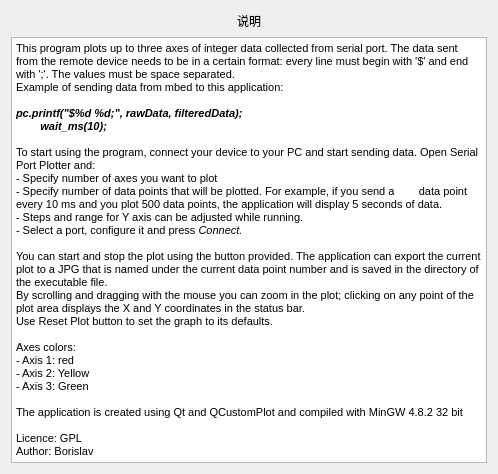
<?xml version="1.0" encoding="UTF-8"?>
<ui version="4.0">
 <class>HelpWindow</class>
 <widget class="QDialog" name="HelpWindow">
  <property name="geometry">
   <rect>
    <x>0</x>
    <y>0</y>
    <width>498</width>
    <height>474</height>
   </rect>
  </property>
  <property name="windowTitle">
   <string>Dialog</string>
  </property>
  <layout class="QGridLayout" name="gridLayout">
   <item row="0" column="0">
    <layout class="QHBoxLayout" name="horizontalLayout">
     <item>
      <spacer name="horizontalSpacer">
       <property name="orientation">
        <enum>Qt::Horizontal</enum>
       </property>
       <property name="sizeHint" stdset="0">
        <size>
         <width>40</width>
         <height>20</height>
        </size>
       </property>
      </spacer>
     </item>
     <item>
      <widget class="QLabel" name="label">
       <property name="text">
        <string>说明</string>
       </property>
      </widget>
     </item>
     <item>
      <spacer name="horizontalSpacer_2">
       <property name="orientation">
        <enum>Qt::Horizontal</enum>
       </property>
       <property name="sizeHint" stdset="0">
        <size>
         <width>40</width>
         <height>20</height>
        </size>
       </property>
      </spacer>
     </item>
    </layout>
   </item>
   <item row="1" column="0">
    <widget class="QTextEdit" name="textEdit">
     <property name="html">
      <string>&lt;!DOCTYPE HTML PUBLIC &quot;-//W3C//DTD HTML 4.0//EN&quot; &quot;http://www.w3.org/TR/REC-html40/strict.dtd&quot;&gt;
&lt;html&gt;&lt;head&gt;&lt;meta name=&quot;qrichtext&quot; content=&quot;1&quot; /&gt;&lt;style type=&quot;text/css&quot;&gt;
p, li { white-space: pre-wrap; }
&lt;/style&gt;&lt;/head&gt;&lt;body style=&quot; font-family:'SimSun'; font-size:9pt; font-weight:400; font-style:normal;&quot;&gt;
&lt;p style=&quot; margin-top:0px; margin-bottom:0px; margin-left:0px; margin-right:0px; -qt-block-indent:0; text-indent:0px;&quot;&gt;&lt;span style=&quot; font-family:'MS Shell Dlg 2'; font-size:8pt;&quot;&gt;This program plots up to three axes of integer data collected from serial port. The data sent from the remote device needs to be in a certain format: every line must begin with '$' and end with ';'. The values must be space separated.&lt;/span&gt;&lt;/p&gt;
&lt;p style=&quot; margin-top:0px; margin-bottom:0px; margin-left:0px; margin-right:0px; -qt-block-indent:0; text-indent:0px;&quot;&gt;&lt;span style=&quot; font-family:'MS Shell Dlg 2'; font-size:8pt;&quot;&gt;Example of sending data from mbed to this application:&lt;/span&gt;&lt;/p&gt;
&lt;p style=&quot;-qt-paragraph-type:empty; margin-top:0px; margin-bottom:0px; margin-left:0px; margin-right:0px; -qt-block-indent:0; text-indent:0px; font-family:'MS Shell Dlg 2'; font-size:8pt;&quot;&gt;&lt;br /&gt;&lt;/p&gt;
&lt;p style=&quot; margin-top:0px; margin-bottom:0px; margin-left:0px; margin-right:0px; -qt-block-indent:0; text-indent:0px;&quot;&gt;&lt;span style=&quot; font-family:'MS Shell Dlg 2'; font-size:8pt; font-weight:600; font-style:italic;&quot;&gt;pc.printf(&amp;quot;$%d %d;&amp;quot;, rawData, filteredData);&lt;/span&gt;&lt;/p&gt;
&lt;p style=&quot; margin-top:0px; margin-bottom:0px; margin-left:0px; margin-right:0px; -qt-block-indent:0; text-indent:0px;&quot;&gt;&lt;span style=&quot; font-family:'MS Shell Dlg 2'; font-size:8pt; font-weight:600; font-style:italic;&quot;&gt;        wait_ms(10);&lt;/span&gt;&lt;/p&gt;
&lt;p style=&quot;-qt-paragraph-type:empty; margin-top:0px; margin-bottom:0px; margin-left:0px; margin-right:0px; -qt-block-indent:0; text-indent:0px; font-family:'MS Shell Dlg 2'; font-size:8pt;&quot;&gt;&lt;br /&gt;&lt;/p&gt;
&lt;p style=&quot; margin-top:0px; margin-bottom:0px; margin-left:0px; margin-right:0px; -qt-block-indent:0; text-indent:0px;&quot;&gt;&lt;span style=&quot; font-family:'MS Shell Dlg 2'; font-size:8pt;&quot;&gt;To start using the program, connect your device to your PC and start sending data. Open Serial Port Plotter and:&lt;/span&gt;&lt;/p&gt;
&lt;p style=&quot; margin-top:0px; margin-bottom:0px; margin-left:0px; margin-right:0px; -qt-block-indent:0; text-indent:0px;&quot;&gt;&lt;span style=&quot; font-family:'MS Shell Dlg 2'; font-size:8pt;&quot;&gt;- Specify number of axes you want to plot&lt;/span&gt;&lt;/p&gt;
&lt;p style=&quot; margin-top:0px; margin-bottom:0px; margin-left:0px; margin-right:0px; -qt-block-indent:0; text-indent:0px;&quot;&gt;&lt;span style=&quot; font-family:'MS Shell Dlg 2'; font-size:8pt;&quot;&gt;- Specify number of data points that will be plotted. For example, if you send a        data point every 10 ms and you plot 500 data points, the application will display 5 seconds of data. &lt;/span&gt;&lt;/p&gt;
&lt;p style=&quot; margin-top:0px; margin-bottom:0px; margin-left:0px; margin-right:0px; -qt-block-indent:0; text-indent:0px;&quot;&gt;&lt;span style=&quot; font-family:'MS Shell Dlg 2'; font-size:8pt;&quot;&gt;- Steps and range for Y axis can be adjusted while running.&lt;/span&gt;&lt;/p&gt;
&lt;p style=&quot; margin-top:0px; margin-bottom:0px; margin-left:0px; margin-right:0px; -qt-block-indent:0; text-indent:0px;&quot;&gt;&lt;span style=&quot; font-family:'MS Shell Dlg 2'; font-size:8pt;&quot;&gt;- Select a port, configure it and press&lt;/span&gt;&lt;span style=&quot; font-family:'MS Shell Dlg 2'; font-size:8pt; font-style:italic;&quot;&gt; Connect.&lt;/span&gt;&lt;/p&gt;
&lt;p style=&quot;-qt-paragraph-type:empty; margin-top:0px; margin-bottom:0px; margin-left:0px; margin-right:0px; -qt-block-indent:0; text-indent:0px; font-family:'MS Shell Dlg 2'; font-size:8pt; font-style:italic;&quot;&gt;&lt;br /&gt;&lt;/p&gt;
&lt;p style=&quot; margin-top:0px; margin-bottom:0px; margin-left:0px; margin-right:0px; -qt-block-indent:0; text-indent:0px;&quot;&gt;&lt;span style=&quot; font-family:'MS Shell Dlg 2'; font-size:8pt;&quot;&gt;You can start and stop the plot using the button provided. The application can export the current plot to a JPG that is named under the current data point number and is saved in the directory of the executable file. &lt;/span&gt;&lt;/p&gt;
&lt;p style=&quot; margin-top:0px; margin-bottom:0px; margin-left:0px; margin-right:0px; -qt-block-indent:0; text-indent:0px;&quot;&gt;&lt;span style=&quot; font-family:'MS Shell Dlg 2'; font-size:8pt;&quot;&gt;By scrolling and dragging with the mouse you can zoom in the plot; clicking on any point of the plot area displays the X and Y coordinates in the status bar. &lt;/span&gt;&lt;/p&gt;
&lt;p style=&quot; margin-top:0px; margin-bottom:0px; margin-left:0px; margin-right:0px; -qt-block-indent:0; text-indent:0px;&quot;&gt;&lt;span style=&quot; font-family:'MS Shell Dlg 2'; font-size:8pt;&quot;&gt;Use Reset Plot button to set the graph to its defaults. &lt;/span&gt;&lt;/p&gt;
&lt;p style=&quot;-qt-paragraph-type:empty; margin-top:0px; margin-bottom:0px; margin-left:0px; margin-right:0px; -qt-block-indent:0; text-indent:0px; font-family:'MS Shell Dlg 2'; font-size:8pt;&quot;&gt;&lt;br /&gt;&lt;/p&gt;
&lt;p style=&quot; margin-top:0px; margin-bottom:0px; margin-left:0px; margin-right:0px; -qt-block-indent:0; text-indent:0px;&quot;&gt;&lt;span style=&quot; font-family:'MS Shell Dlg 2'; font-size:8pt;&quot;&gt;Axes colors:&lt;/span&gt;&lt;/p&gt;
&lt;p style=&quot; margin-top:0px; margin-bottom:0px; margin-left:0px; margin-right:0px; -qt-block-indent:0; text-indent:0px;&quot;&gt;&lt;span style=&quot; font-family:'MS Shell Dlg 2'; font-size:8pt;&quot;&gt;- Axis 1: red&lt;/span&gt;&lt;/p&gt;
&lt;p style=&quot; margin-top:0px; margin-bottom:0px; margin-left:0px; margin-right:0px; -qt-block-indent:0; text-indent:0px;&quot;&gt;&lt;span style=&quot; font-family:'MS Shell Dlg 2'; font-size:8pt;&quot;&gt;- Axis 2: Yellow&lt;/span&gt;&lt;/p&gt;
&lt;p style=&quot; margin-top:0px; margin-bottom:0px; margin-left:0px; margin-right:0px; -qt-block-indent:0; text-indent:0px;&quot;&gt;&lt;span style=&quot; font-family:'MS Shell Dlg 2'; font-size:8pt;&quot;&gt;- Axis 3: Green&lt;/span&gt;&lt;/p&gt;
&lt;p style=&quot;-qt-paragraph-type:empty; margin-top:0px; margin-bottom:0px; margin-left:0px; margin-right:0px; -qt-block-indent:0; text-indent:0px; font-family:'MS Shell Dlg 2'; font-size:8pt;&quot;&gt;&lt;br /&gt;&lt;/p&gt;
&lt;p style=&quot; margin-top:0px; margin-bottom:0px; margin-left:0px; margin-right:0px; -qt-block-indent:0; text-indent:0px;&quot;&gt;&lt;span style=&quot; font-family:'MS Shell Dlg 2'; font-size:8pt;&quot;&gt;The application is created using Qt and QCustomPlot and compiled with MinGW 4.8.2 32 bit&lt;/span&gt;&lt;/p&gt;
&lt;p style=&quot;-qt-paragraph-type:empty; margin-top:0px; margin-bottom:0px; margin-left:0px; margin-right:0px; -qt-block-indent:0; text-indent:0px; font-family:'MS Shell Dlg 2'; font-size:8pt;&quot;&gt;&lt;br /&gt;&lt;/p&gt;
&lt;p style=&quot; margin-top:0px; margin-bottom:0px; margin-left:0px; margin-right:0px; -qt-block-indent:0; text-indent:0px;&quot;&gt;&lt;span style=&quot; font-family:'MS Shell Dlg 2'; font-size:8pt;&quot;&gt;Licence: GPL&lt;/span&gt;&lt;/p&gt;
&lt;p style=&quot; margin-top:0px; margin-bottom:0px; margin-left:0px; margin-right:0px; -qt-block-indent:0; text-indent:0px;&quot;&gt;&lt;span style=&quot; font-family:'MS Shell Dlg 2'; font-size:8pt;&quot;&gt;Author: Borislav&lt;/span&gt;&lt;/p&gt;&lt;/body&gt;&lt;/html&gt;</string>
     </property>
    </widget>
   </item>
  </layout>
 </widget>
 <resources/>
 <connections/>
</ui>
